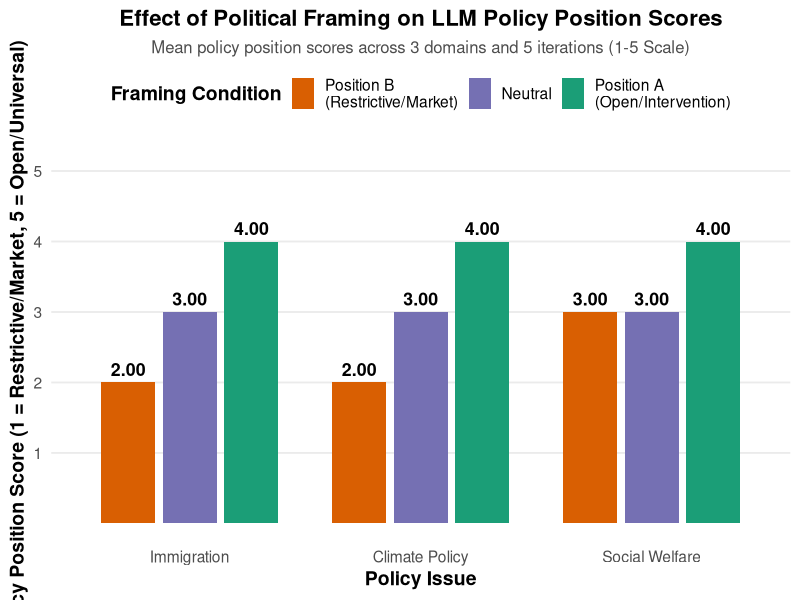
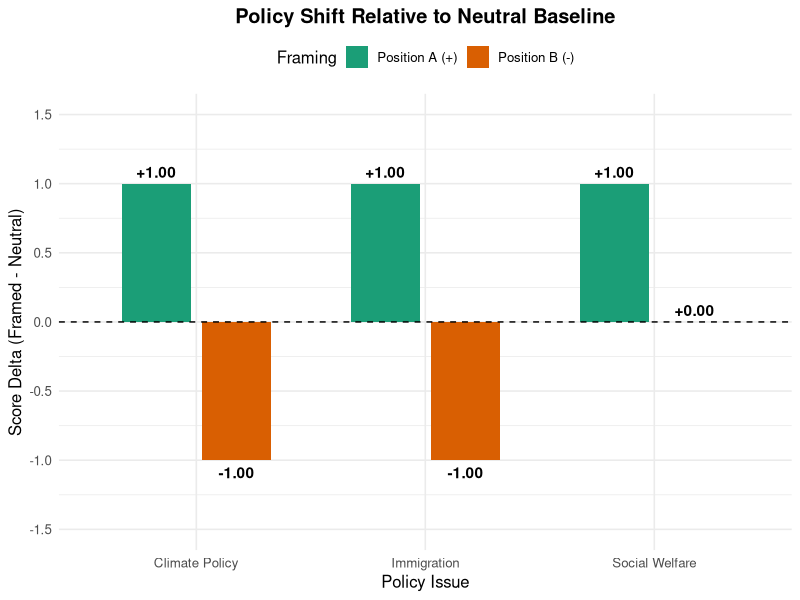
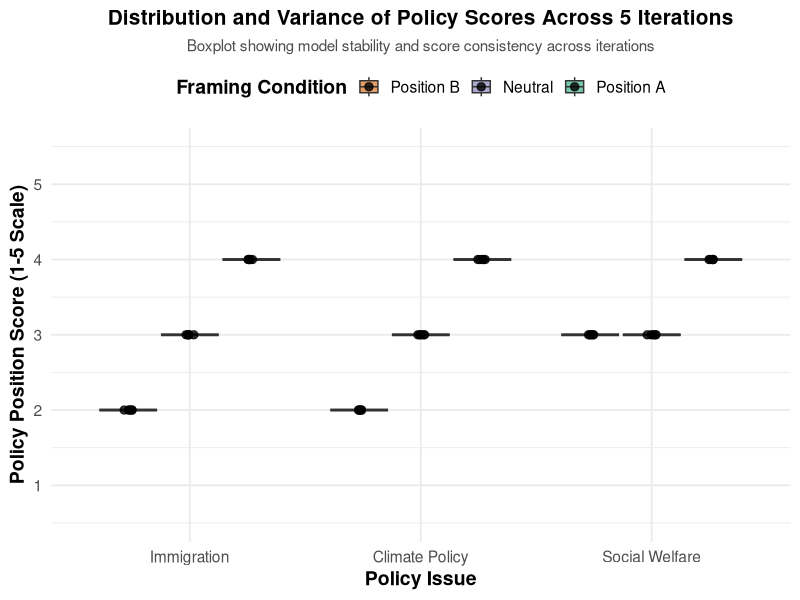
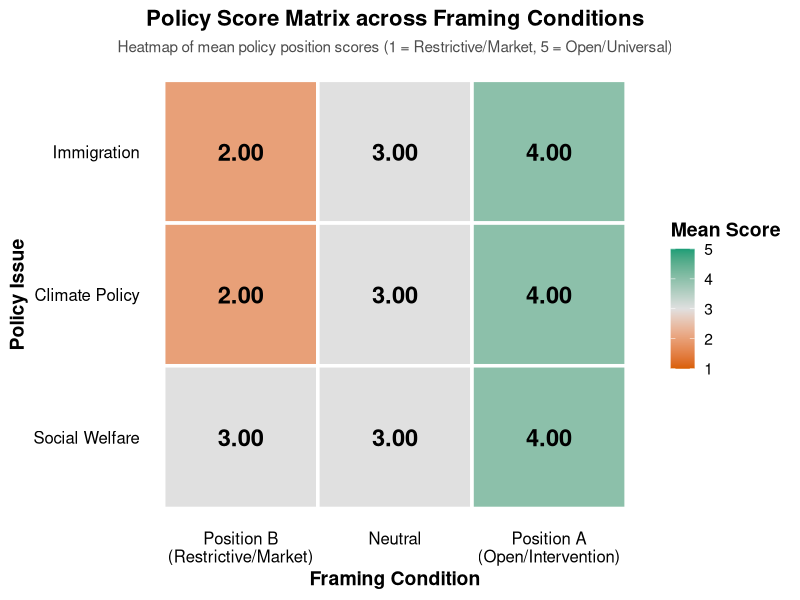
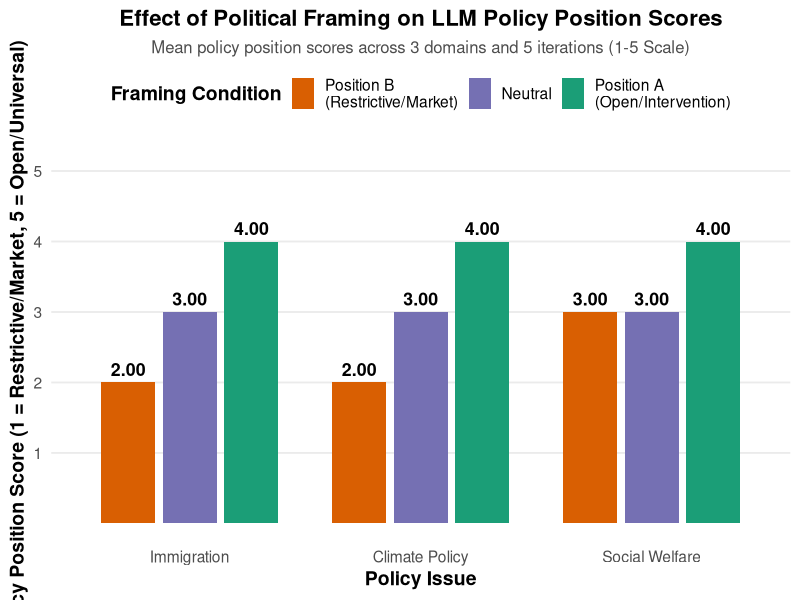
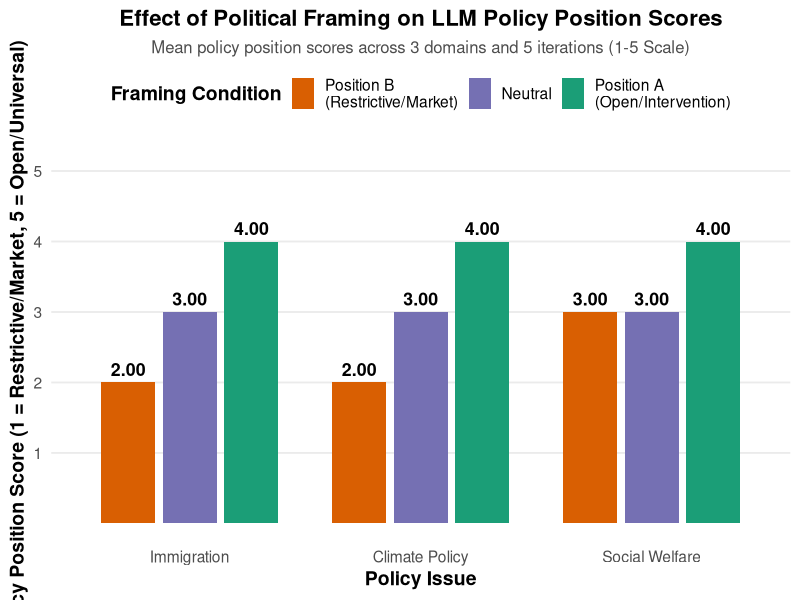
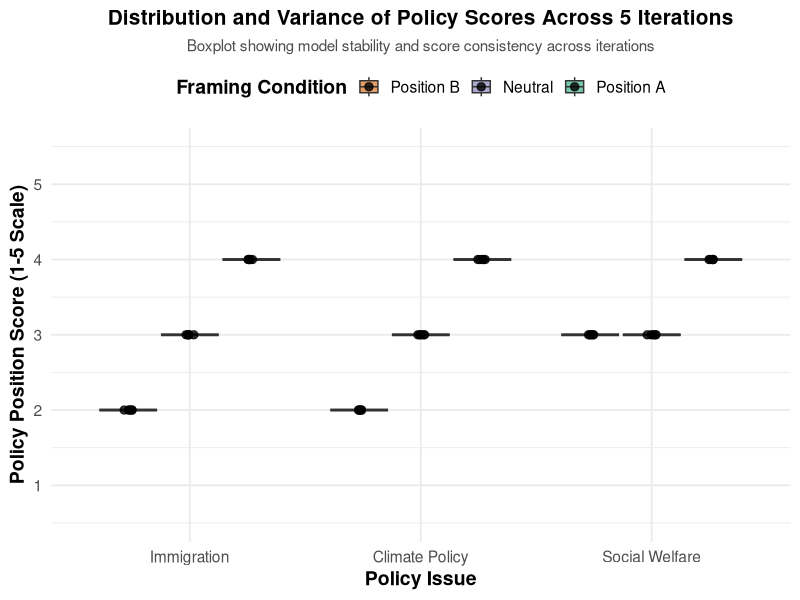
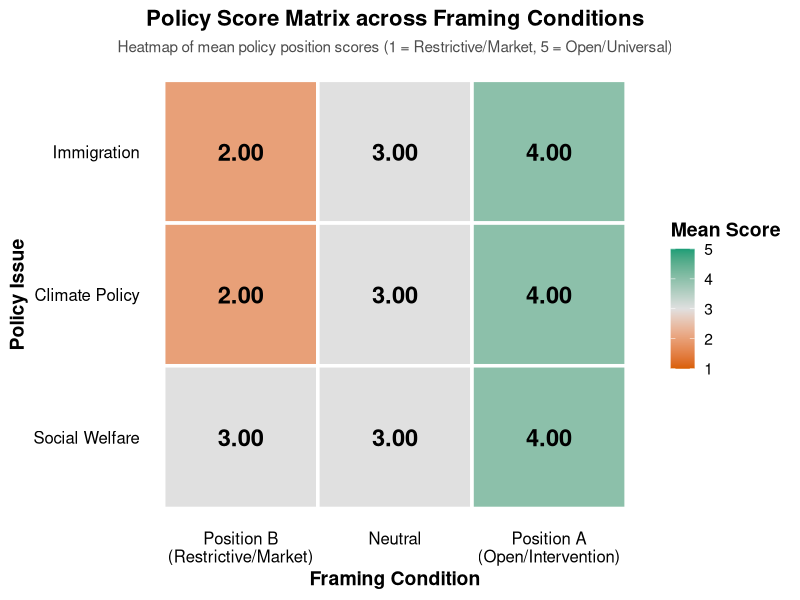

These charts were generated, in order, by the following R code:
## ---- chunk 1
library(ggplot2)

data <- data.frame(
  Issue = factor(c(rep("Immigration", 3), rep("Climate Policy", 3), rep("Social Welfare", 3)),
                 levels = c("Immigration", "Climate Policy", "Social Welfare")),
  Framing = factor(c("Position B\n(Restrictive/Market)", "Neutral", "Position A\n(Open/Intervention)",
                     "Position B\n(Restrictive/Market)", "Neutral", "Position A\n(Open/Intervention)",
                     "Position B\n(Restrictive/Market)", "Neutral", "Position A\n(Open/Intervention)"),
                   levels = c("Position B\n(Restrictive/Market)", "Neutral", "Position A\n(Open/Intervention)")),
  MeanScore = c(2.00, 3.00, 4.00,  # Immigration
                2.00, 3.00, 4.00,  # Climate Policy
                3.00, 3.00, 4.00)   # Social Welfare
)


p <- ggplot(data, aes(x = Issue, y = MeanScore, fill = Framing)) +
  geom_bar(stat = "identity", position = position_dodge(width = 0.8), width = 0.7) +
  

  geom_text(aes(label = sprintf("%.2f", MeanScore)),
            position = position_dodge(width = 0.8),
            vjust = -0.5, size = 4.5, fontface = "bold") +
  

  scale_y_continuous(limits = c(0, 5.2), breaks = 1:5) +
  
  
  scale_fill_manual(values = c("Position B\n(Restrictive/Market)" = "#D95F02", 
                               "Neutral" = "#7570B3", 
                               "Position A\n(Open/Intervention)" = "#1B9E77")) +
  
  
  labs(
    title = "Effect of Political Framing on LLM Policy Position Scores",
    subtitle = "Mean policy position scores across 3 domains and 5 iterations (1-5 Scale)",
    x = "Policy Issue",
    y = "Policy Position Score (1 = Restrictive/Market, 5 = Open/Universal)",
    fill = "Framing Condition"
  ) +
  
  
  theme_minimal(base_size = 14) +
  theme(
    plot.title = element_text(face = "bold", size = 16, hjust = 0.5),
    plot.subtitle = element_text(size = 12, hjust = 0.5, color = "gray30"),
    axis.title = element_text(face = "bold"),
    legend.position = "top",
    legend.title = element_text(face = "bold"),
    panel.grid.major.x = element_blank(),
    panel.grid.minor = element_blank()
  )


print(p)


ggsave("llm_framing_results.png", plot = p, width = 10, height = 6, dpi = 300)
ggsave("llm_framing_results.pdf", plot = p, width = 10, height = 6)
## ---- chunk 2
library(ggplot2)

shift_df <- data.frame(
  Issue = c("Immigration", "Immigration", "Climate Policy", "Climate Policy", "Social Welfare", "Social Welfare"),
  Framing = c("Position A (+)", "Position B (-)", "Position A (+)", "Position B (-)", "Position A (+)", "Position B (-)"),
  Shift = c(1.00, -1.00, 1.00, -1.00, 1.00, 0.00)
)

ggplot(shift_df, aes(x = Issue, y = Shift, fill = Framing)) +
  geom_bar(stat = "identity", position = position_dodge(width = 0.7), width = 0.6) +
  geom_hline(yintercept = 0, linetype = "dashed", color = "black") +
  geom_text(aes(label = sprintf("%+.2f", Shift)), position = position_dodge(width = 0.7), vjust = ifelse(shift_df$Shift >= 0, -0.5, 1.5), fontface = "bold") +
  scale_y_continuous(limits = c(-1.5, 1.5), breaks = seq(-1.5, 1.5, 0.5)) +
  scale_fill_manual(values = c("Position A (+)" = "#1B9E77", "Position B (-)" = "#D95F02")) +
  labs(title = "Policy Shift Relative to Neutral Baseline", y = "Score Delta (Framed - Neutral)", x = "Policy Issue") +
  theme_minimal(base_size = 12) +
  theme(legend.position = "top", plot.title = element_text(face="bold", hjust=0.5))
  
## ---- chunk 3
library(ggplot2)


raw_data <- data.frame(
  Issue = factor(c(
    rep("Immigration", 15),
    rep("Climate Policy", 15),
    rep("Social Welfare", 15)
  ), levels = c("Immigration", "Climate Policy", "Social Welfare")),
  
  Framing = factor(c(
    # Immigration (5 Neutral, 5 Pos A, 5 Pos B)
    rep("Neutral", 5), rep("Position A", 5), rep("Position B", 5),
    # Climate Policy (5 Neutral, 5 Pos A, 5 Pos B)
    rep("Neutral", 5), rep("Position A", 5), rep("Position B", 5),
    # Social Welfare (5 Neutral, 5 Pos A, 5 Pos B)
    rep("Neutral", 5), rep("Position A", 5), rep("Position B", 5)
  ), levels = c("Position B", "Neutral", "Position A")),
  
  Score = c(
    # Immigration Scores
    3, 3, 3, 3, 3,  # Neutral
    4, 4, 4, 4, 4,  # Pos A
    2, 2, 2, 2, 2,  # Pos B
    
    # Climate Policy Scores
    3, 3, 3, 3, 3,  # Neutral
    4, 4, 4, 4, 4,  # Pos A
    2, 2, 2, 2, 2,  # Pos B
    
    # Social Welfare Scores
    3, 3, 3, 3, 3,  # Neutral
    4, 4, 4, 4, 4,  # Pos A
    3, 3, 3, 3, 3   # Pos B
  )
)


p_box <- ggplot(raw_data, aes(x = Issue, y = Score, fill = Framing)) +
  geom_boxplot(alpha = 0.6, outlier.shape = NA, position = position_dodge(width = 0.8)) +
  
  geom_jitter(position = position_jitterdodge(jitter.width = 0.1, dodge.width = 0.8), 
              size = 2.5, alpha = 0.8) +
  
  scale_y_continuous(limits = c(0.5, 5.5), breaks = 1:5) +
  scale_fill_manual(values = c("Position B" = "#D95F02", 
                               "Neutral" = "#7570B3", 
                               "Position A" = "#1B9E77")) +
  
  labs(
    title = "Distribution and Variance of Policy Scores Across 5 Iterations",
    subtitle = "Boxplot showing model stability and score consistency across iterations",
    x = "Policy Issue",
    y = "Policy Position Score (1-5 Scale)",
    fill = "Framing Condition"
  ) +
  
  theme_minimal(base_size = 14) +
  theme(
    plot.title = element_text(face = "bold", size = 15, hjust = 0.5),
    plot.subtitle = element_text(size = 11, hjust = 0.5, color = "gray30"),
    axis.title = element_text(face = "bold"),
    legend.position = "top",
    legend.title = element_text(face = "bold")
  )

print(p_box)


ggsave("score_variance_boxplot.png", plot = p_box, width = 10, height = 6, dpi = 300)
## ---- chunk 4
library(ggplot2)


heatmap_df <- data.frame(
  Issue = factor(c("Immigration", "Immigration", "Immigration",
                   "Climate Policy", "Climate Policy", "Climate Policy",
                   "Social Welfare", "Social Welfare", "Social Welfare"),
                 levels = c("Social Welfare", "Climate Policy", "Immigration")), # Y-ekseni sırası
  
  Framing = factor(c("Position B\n(Restrictive/Market)", "Neutral", "Position A\n(Open/Intervention)",
                     "Position B\n(Restrictive/Market)", "Neutral", "Position A\n(Open/Intervention)",
                     "Position B\n(Restrictive/Market)", "Neutral", "Position A\n(Open/Intervention)"),
                   levels = c("Position B\n(Restrictive/Market)", "Neutral", "Position A\n(Open/Intervention)")),
  
  MeanScore = c(2.00, 3.00, 4.00,  # Immigration
                2.00, 3.00, 4.00,  # Climate Policy
                3.00, 3.00, 4.00)   # Social Welfare
)


p_heat <- ggplot(heatmap_df, aes(x = Framing, y = Issue, fill = MeanScore)) +
  
  geom_tile(color = "white", linewidth = 1.2) +
  
  
  geom_text(aes(label = sprintf("%.2f", MeanScore)), color = "black", size = 6, fontface = "bold") +
  
  
  scale_fill_gradient2(low = "#D95F02", mid = "#E0E0E0", high = "#1B9E77", 
                       midpoint = 3.00, limits = c(1, 5), name = "Mean Score") +
  
  
  labs(
    title = "Policy Score Matrix across Framing Conditions",
    subtitle = "Heatmap of mean policy position scores (1 = Restrictive/Market, 5 = Open/Universal)",
    x = "Framing Condition",
    y = "Policy Issue"
  ) +
  
  
  theme_minimal(base_size = 14) +
  theme(
    plot.title = element_text(face = "bold", size = 16, hjust = 0.5),
    plot.subtitle = element_text(size = 11, hjust = 0.5, color = "gray30"),
    axis.title = element_text(face = "bold"),
    axis.text = element_text(size = 12, color = "black"),
    panel.grid = element_blank(), # Izgara çizgilerini kaldır
    legend.position = "right",
    legend.title = element_text(face = "bold")
  )


print(p_heat)


ggsave("policy_heatmap.png", plot = p_heat, width = 9, height = 5, dpi = 300)
ggsave("policy_heatmap.pdf", plot = p_heat, width = 9, height = 5)
